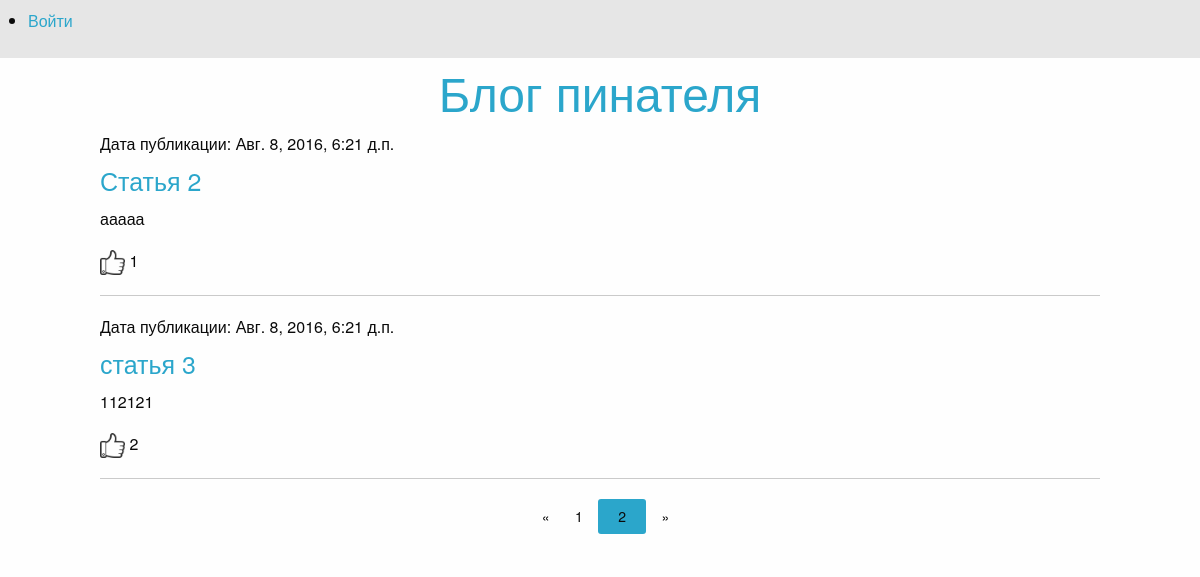
The app's page /articles/page/2/ with its own data.
### article/models.py (models this page shows)
class Article(models.Model):
    class Meta():
        db_table = 'article'
    article_title = models.CharField(max_length=200)
    article_text = models.TextField()
    article_date = models.DateTimeField()
    article_likes = models.IntegerField(default=0)

### article/views.py (the view)
# urls.py: url(r'^articles/page/(\d+)/$', articles),
def articles(request, page_number=1):
    all_articles = Article.objects.all()
    current_page = Paginator(all_articles, 3)
    print("Page article N  ", page_number)
    return render_to_response('articles.html',
                              {'articles': current_page.page(page_number), 'username': auth.get_user(request).username})

### article/templates/articles.html (shortened to what this page needs)
{% extends 'main.html' %}
{% load staticfiles %}
{% block articles %}
    {% for article in articles %}
        <h6>Дата публикации: {{ article.article_date }}</h6>
        <h4><a href="/articles/get/{{ article.id }}/1/">{{ article.article_title }}</a></h4>
        <p>{{ article.article_text }}</p>
        <p><a href="/articles/addlike/{{ article.id }}/"> <img src="{% static "like.png" %}" width="25px" height="25px"></a> {{ article.article_likes }}</p>
        <hr>
    {% endfor %}
</div>
<div class="row">
    <div class="large-3 large-offset-5 columns">
        <ul class="pagination">
            {% if articles.has_previous %}
                <li class="arrow"><a href="/articles/page/{{ articles.previous_page_number }}/">&laquo;</a> </li>
            {% else %}
                <li class="arrow unavailable"><a href="">&laquo;</a></li>
            {% endif %}
            {% for page in articles.paginator.page_range %}
                {% if page == articles.number %}
                    <li class="current"><a href="/articles/page/{{ page }}/">{{ page }}</a> </li>
                {% else %}
                    <li><a href="/articles/page/{{ page }}/">{{ page }}</a> </li>
                {% endif %}
            {% endfor %}
            {%  if articles.has_next %}
                <li class="arrow"><a href="/articles/page/{{ articles.next_page_number }}/">&raquo;</a> </li>
            {% else %}
                <li class="arrow unavailable"><a href="">&raquo;</a></li>
            {% endif %}
        </ul>
    </div>
</div>
{% endblock %}

### records on screen
Article: article_date "Авг. 8, 2016, 6:21 д.п.", article_title "Статья 2", article_text "ааааа", article_likes "1"
Article: article_date "Авг. 8, 2016, 6:21 д.п.", article_title "статья 3", article_text "112121", article_likes "2"

### other values on screen
{{ page }} "1"
{{ page }} "2"
